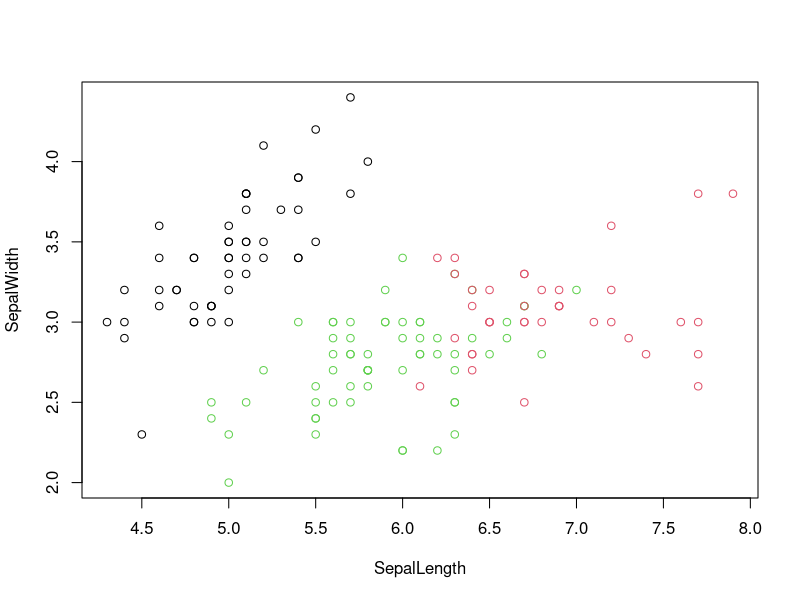

This figure's R source:
#read iris data set 
iris<-read.csv("iris.csv")
#create 2nd data frame 
iris.features<-iris
#remove names from iris.features 
iris.features$Name <- NULL
#use kmeans clustering analysis 
results <- kmeans(iris.features, 3)
#view results from algorithm 
results
#which species lie in which cluster 
table(iris$Name, results$cluster)
#visualization of our 3 slusters 
plot(iris[c("SepalLength", "SepalWidth")], col = results$cluster)
 